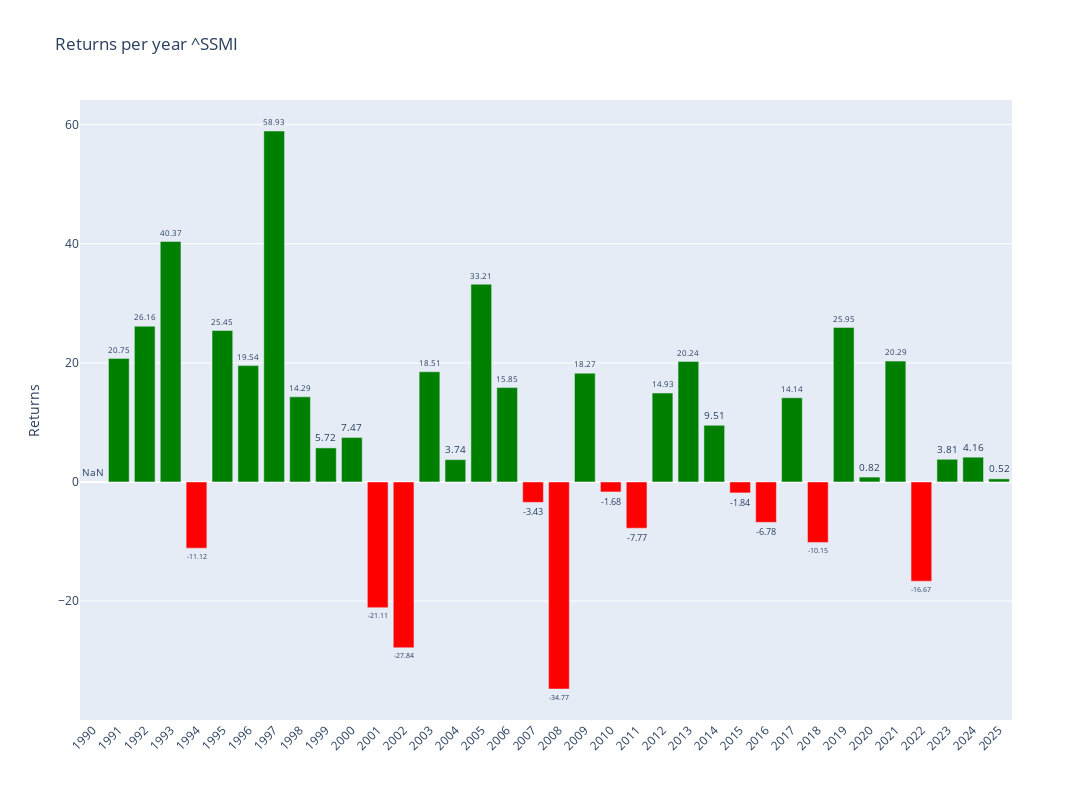

Source (notebook cell):
### Code cell
# Plotly
fig = make_subplots()

# Add colors
colors = ['green' if x >= 0 else 'red' for x in annual_data['Return']]

# Graph (1,1)
fig.add_trace(go.Bar(y=annual_data['Return'],x=annual_data['Return'].index,text=round(annual_data['Return'],2),textposition='outside',marker_color=colors,hoverinfo='skip'),row=1,col=1)

# Update xaxis properties
fig.update_yaxes(title_text="Returns", row=1, col=1)

fig.update_layout(xaxis=dict(tickvals=annual_data.index,tickangle=-45),height=800, width=1300,title=f"Returns per year {ticker}")

fig.show()

### Figure 1 — Plotly figure (JSON) as saved in the notebook; plotly's stock layout.template omitted (floating-point values rounded to 4 significant figures)
{"data": [{"hoverinfo": "skip", "marker": {"color": ["red", "green", "green", "green", "red", "green", "green", "green", "green", "green", "green", "red", "red", "green", "green", "green", "green", "red", "red", "green", "red", "red", "green", "green", "green", "red", "red", "green", "red", "green", "green", "green", "red", "green", "green", "green"]}, "text": [NaN, 20.75, 26.16, 40.37, -11.12, 25.45, 19.54, 58.93, 14.29, 5.72, 7.47, -21.11, -27.84, 18.51, 3.74, 33.21, 15.85, -3.43, -34.77, 18.27, -1.68, -7.77, 14.93, 20.24, 9.51, -1.84, -6.78, 14.14, -10.15, 25.95, 0.82, 20.29, -16.67, 3.81, 4.16, 0.52], "textposition": "outside", "type": "bar", "x": [1990, 1991, 1992, 1993, 1994, 1995, 1996, 1997, 1998, 1999, 2000, 2001, 2002, 2003, 2004, 2005, 2006, 2007, 2008, 2009, 2010, 2011, 2012, 2013, 2014, 2015, 2016, 2017, 2018, 2019, 2020, 2021, 2022, 2023, 2024, 2025], "xaxis": "x", "y": [NaN, 20.75, 26.16, 40.37, -11.12, 25.45, 19.54, 58.93, 14.29, 5.717, 7.468, -21.11, -27.84, 18.51, 3.743, 33.21, 15.85, -3.428, -34.77, 18.27, -1.678, -7.766, 14.93, 20.24, 9.513, -1.84, -6.784, 14.14, -10.15, 25.95, 0.8154, 20.29, -16.67, 3.806, 4.158, 0.5177], "yaxis": "y"}], "layout": {"height": 800, "title": {"text": "Returns per year ^SSMI"}, "width": 1300, "xaxis": {"anchor": "y", "domain": [0, 1], "tickangle": -45, "tickvals": [1990, 1991, 1992, 1993, 1994, 1995, 1996, 1997, 1998, 1999, 2000, 2001, 2002, 2003, 2004, 2005, 2006, 2007, 2008, 2009, 2010, 2011, 2012, 2013, 2014, 2015, 2016, 2017, 2018, 2019, 2020, 2021, 2022, 2023, 2024, 2025]}, "yaxis": {"anchor": "x", "domain": [0, 1], "title": {"text": "Returns"}}}}
